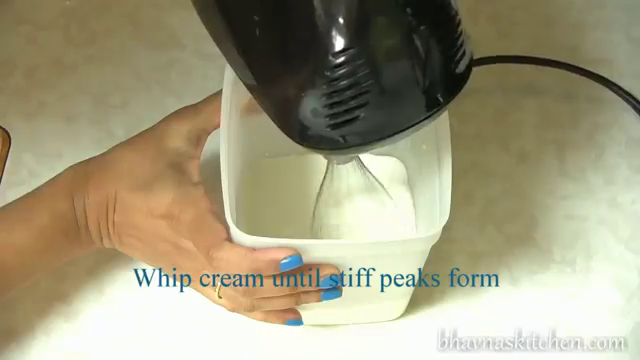
#> input picture frame 89 of vanilla.mp4, 640 x 360 px
$ python DrawingVideo.py
#> lines starting #> are read from the running program, lines starting #| are printed output that depends on the picture
#Drawing functions for videos
import cv2
import datetime

vid=cv2.VideoCapture("vanilla.mp4")
print("Width:",vid.get(3)) #for width
print("Height:",vid.get(4)) #for height
while True:
    ret,frame=vid.read()
#> frame is the input picture: shape (360, 640, 3); mean B, G, R 127.5, 155.5, 161.8
    font=cv2.FONT_HERSHEY_COMPLEX_SMALL
    text="Height:"+str(vid.get(4))+"Width:"+str(vid.get(3))
    date="Date:"+ str(datetime.datetime.now())
    frame=cv2.putText(frame,text,(170,270),font,1,(234,123,165),1,cv2.LINE_AA)
    frame=cv2.putText(frame,date,(100,200),font,1,(234,23,65),1,cv2.LINE_AA)
    frame = cv2.rectangle(frame, (110, 10), (200, 100), (54, 253, 76), 8)
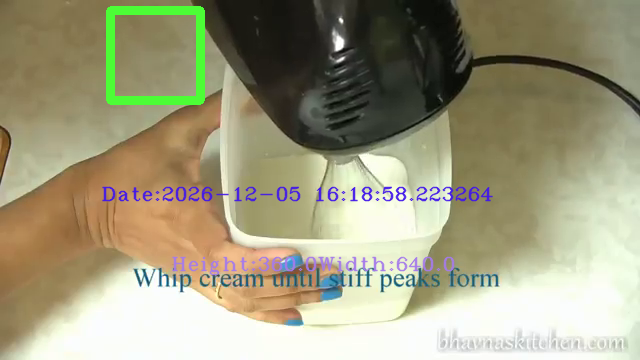
#> frame: shape (360, 640, 3); mean B, G, R 127.9, 155.8, 159.9
    cv2.imshow("Result",frame)
    if cv2.waitKey(25)==ord("x"):
#> (key x is pressed here)
        break

vid.release()
cv2.destroyAllWindows()

$ run again, starting later in the video
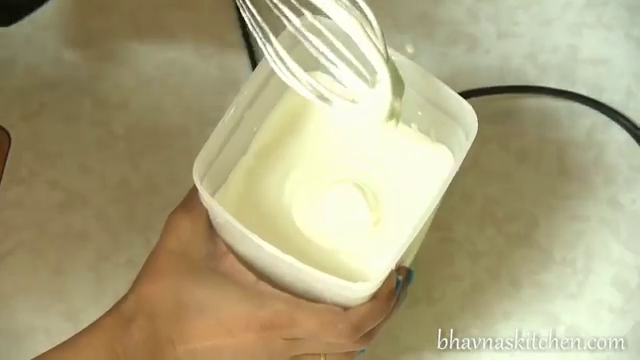
#> input picture frame 402 of vanilla.mp4, 640 x 360 px
#> frame is the input picture: shape (360, 640, 3); mean B, G, R 129.2, 165.8, 173.8
#> `frame = cv2.rectangle(frame, (110, 10), (200, 100), (54, 253, 76), 8)`:
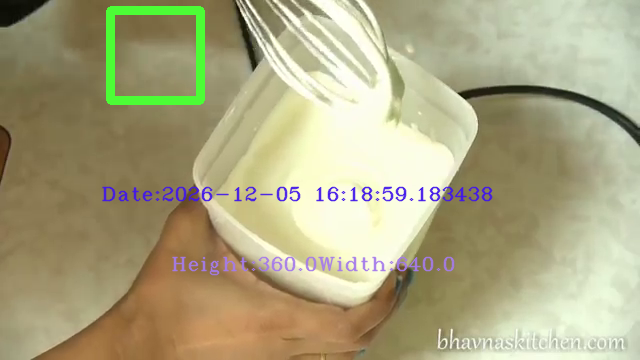
#> frame: shape (360, 640, 3); mean B, G, R 129.9, 166.3, 172

$ run again, starting later in the video
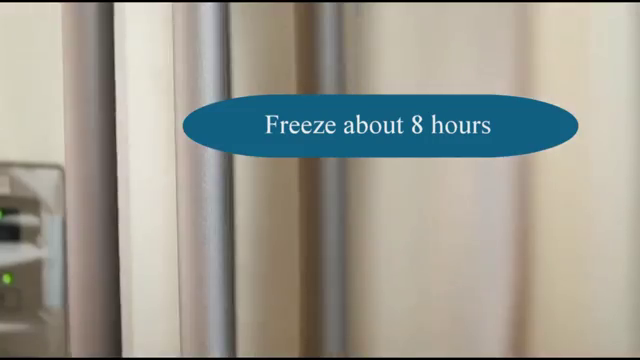
#> input picture frame 715 of vanilla.mp4, 640 x 360 px
#> frame is the input picture: shape (360, 640, 3); mean B, G, R 145.3, 154.7, 155.5
#> `frame = cv2.rectangle(frame, (110, 10), (200, 100), (54, 253, 76), 8)`:
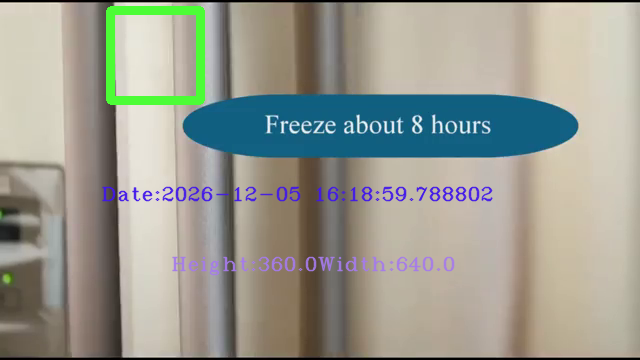
#> frame: shape (360, 640, 3); mean B, G, R 145.1, 154.9, 153.6
